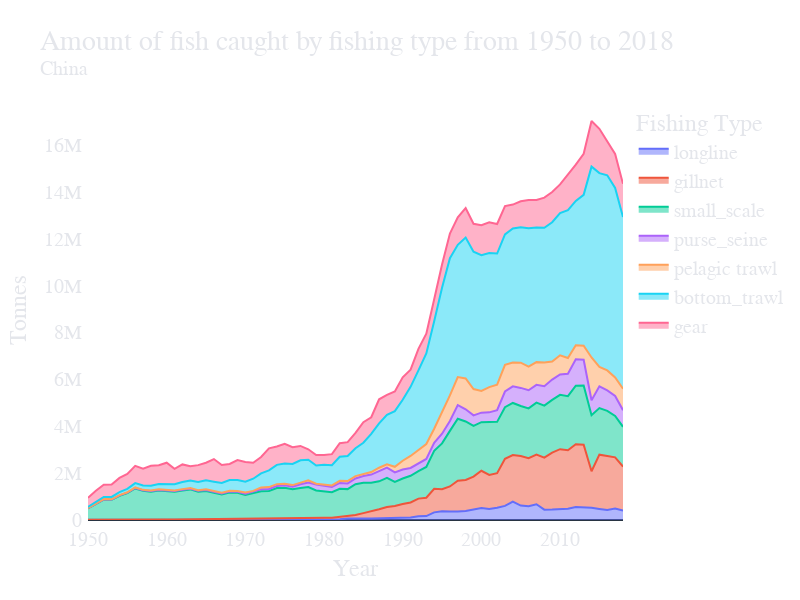

The code cell stored with this chart in its notebook:
### Code cell
fig = plot_fishing_type(df_fish_methods, 'China')
fig.show()
